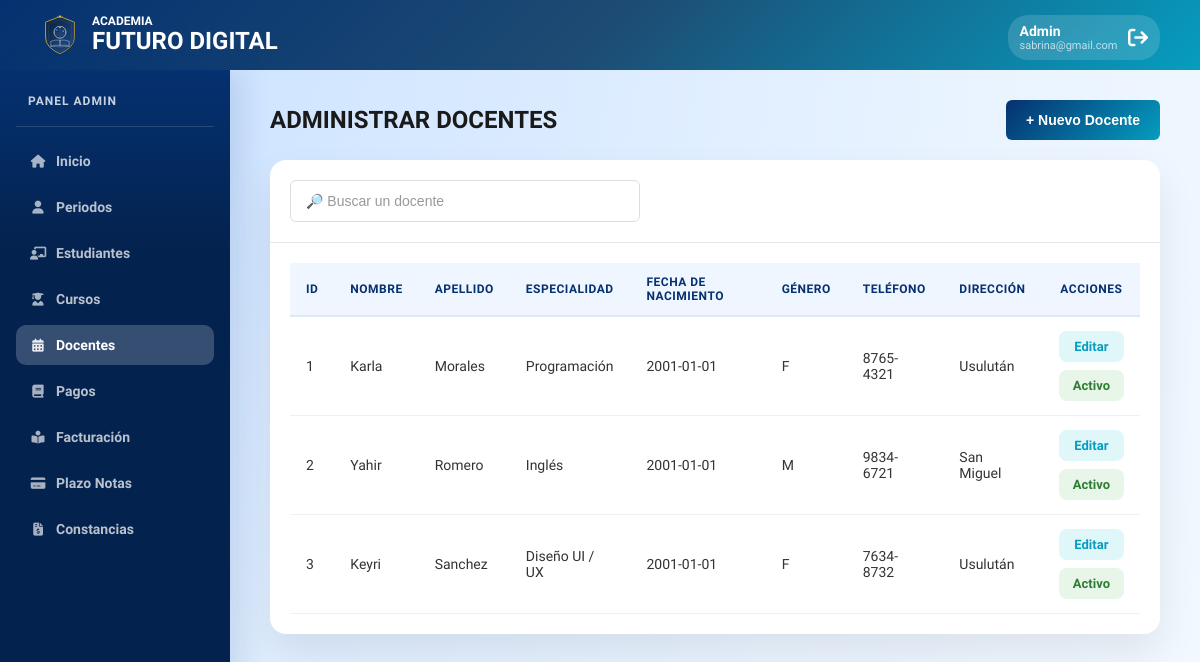
The app's page /admin-docentes.php (signed in), older data.
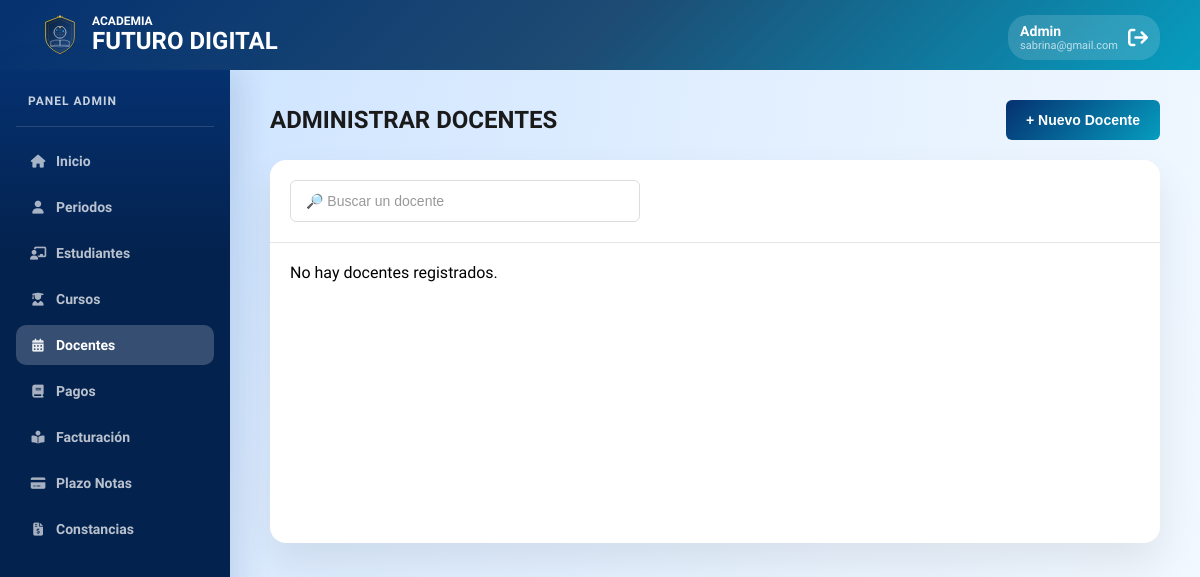
The same page, newer data.
### tables this page shows
CREATE TABLE `docentes` (
  `id` int PRIMARY KEY NOT NULL AUTO_INCREMENT,
  `usuario_id` int NOT NULL,
  `especialidad` varchar(100) DEFAULT NULL,
  `fecha_nacimiento` date DEFAULT NULL,
  `genero` char(1) DEFAULT NULL,
  `salario` decimal(10,2) DEFAULT NULL,
  `telefono` varchar(20) DEFAULT NULL,
  `direccion` varchar(200) DEFAULT NULL,
  UNIQUE KEY `usuario_id` (`usuario_id`),
  CONSTRAINT `fk_docentes_1` FOREIGN KEY (`usuario_id`) REFERENCES `usuarios` (`id`)
);

CREATE TABLE `usuarios` (
  `id` int PRIMARY KEY NOT NULL AUTO_INCREMENT,
  `nombre` varchar(100) NOT NULL,
  `apellido` varchar(100) NOT NULL,
  `correo` varchar(120) NOT NULL,
  `password_hash` varchar(255) NOT NULL,
  `estado` tinyint(1) DEFAULT '1',
  `rol_id` int NOT NULL,
  UNIQUE KEY `correo` (`correo`),
  KEY `rol_id` (`rol_id`),
  CONSTRAINT `fk_usuarios_1` FOREIGN KEY (`rol_id`) REFERENCES `roles` (`id`)
);

### mostrar-tabla-docentes.php (the view)
<?php
include('includes/conexion.php');
$sql = "SELECT
    u.id AS usuario_id,
    d.id AS docente_id,
    u.nombre,
    u.apellido,
    u.correo,
    u.password_hash,
    u.estado,
    d.especialidad,
    d.fecha_nacimiento,
    d.genero,
    d.salario,
    d.telefono,
    d.direccion
    FROM docentes d
    INNER JOIN usuarios u ON d.usuario_id = u.id
    WHERE u.rol_id = 3";
$resultado = mysqli_query($conexion, $sql);
if (mysqli_num_rows($resultado) > 0 ){
?>
    <table class="data-table mobile-cards">
        <thead>
            <tr>
                <th>ID</th>
                <th>Nombre</th>
                <th>Apellido</th>
                <th>Especialidad</th>
                <th>Fecha de Nacimiento</th>
                <th>Género</th>
                <th>Teléfono</th>
                <th>Dirección</th>
                <th>Acciones</th>
            </tr>
        </thead>
        <tbody>
            <?php while($fila = mysqli_fetch_assoc($resultado)){ ?>
            <tr data-id="<?php echo $fila['usuario_id']; ?>">
                <td data-label="ID"><?php echo $fila['docente_id']; ?></td>
                <td data-label="Nombre"><?php echo htmlspecialchars($fila['nombre']); ?></td>
                <td data-label="Apellido"><?php echo htmlspecialchars($fila['apellido']); ?></td>
                <td data-label="Especialidad"><?php echo htmlspecialchars($fila['especialidad']); ?></td>
                <td data-label="Fecha Nac."><?php echo htmlspecialchars($fila['fecha_nacimiento']); ?></td>
                <td data-label="Género"><?php echo htmlspecialchars($fila['genero']); ?></td>
                <td data-label="Teléfono"><?php echo htmlspecialchars($fila['telefono']); ?></td>
                <td data-label="Dirección"><?php echo htmlspecialchars($fila['direccion']); ?></td>
                <td data-label="Acciones" class="acciones-cell">
                    <div class="acciones-texto">
                        <a
                            href="#"
                            class="link-accion abrir-modal-docente"
                            data-docente_id="<?php echo $fila['docente_id']; ?>"
                            data-usuario_id="<?php echo $fila['usuario_id']; ?>"
                            data-nombre="<?php echo htmlspecialchars($fila['nombre']); ?>"
                            data-apellido="<?php echo htmlspecialchars($fila['apellido']); ?>"
                            data-especialidad="<?php echo htmlspecialchars($fila['especialidad']); ?>"
                            data-fecha_nacimiento="<?php echo htmlspecialchars($fila['fecha_nacimiento']); ?>"
                            data-genero="<?php echo htmlspecialchars($fila['genero']); ?>"
                            data-salario="<?php echo htmlspecialchars($fila['salario']); ?>"
                            data-telefono="<?php echo htmlspecialchars($fila['telefono']); ?>"
                            data-direccion="<?php echo htmlspecialchars($fila['direccion']); ?>"
                            data-correo="<?php echo htmlspecialchars($fila['correo']); ?>"
                            data-password_hash="<?php echo htmlspecialchars($fila['password_hash']); ?>"
                            data-estado="<?php echo htmlspecialchars($fila['estado']); ?>"
                            onclick="return false;"
                        >
                            Editar
                        </a>
                        <a
                            href="#"
                             class="link-accion btn-toggle-estado <?php echo ($fila['estado'] == 'Activo' || $fila['estado'] == 1) ? 'estado-activo' : 'estado-inactivo'; ?>"
                             data-usuario_id="<?php echo $fila['usuario_id']; ?>"
                        >
                            <?php echo ($fila['estado'] == 'Activo' || $fila['estado'] == 1) ? 'Activo' : 'Inactivo'; ?>
                        </a>
                    </div>
                </td>
            </tr>
            <?php } ?>
        </tbody>
    </table>
<?php
} else {
    echo '<div class="mensaje-vacio">No hay docentes registrados.</div>';
}
?>

### admin-docentes.php (shortened to what this page needs)
<!DOCTYPE html>
<html lang="es">
<head>
    <link rel="stylesheet" href="https://cdnjs.cloudflare.com/ajax/libs/font-awesome/6.4.0/css/all.min.css">
    <link rel="stylesheet" href="css/stylesAdmin.css">
</head>
<body class="raleway-all">
    <header class="header">
        <div class="logo">
            <img src ="img/logo.svg" alt="Logo Academia Futuro Digital" class="logo">
            <div class="logo-text">
                <span class="logo-small">ACADEMIA</span>
                <span class="logo-big">FUTURO DIGITAL</span>
            </div>
        </div>
        <nav class="nav">
            <a href="./admin-inicio.php" class="btn-nav">Inicio</a>
            <a href="./admin-periodos.php" class="btn-nav">Periodos</a>
            <a href="./admin-estudiantes.php" class="btn-nav">Estudiantes</a>
            <a href="./admin-cursos.php" class="btn-nav">Cursos</a>
            <a href="./admin-docentes.php" class="btn-nav active">Docentes</a>
            <a href="./admin-pagos.php" class="btn-nav">Pagos</a>
            <a href="./admin-facturacion.php" class="btn-nav">Facturación</a>
            <a href="./admin-plazo.php" class="btn-nav">Plazo Notas</a>
            <a href="./admin-constancias.php" class="btn-nav">Constancias</a>
            <a href="includes/logout.php" style="text-decoration:none;">
                <div class="user-profile">
                    <div class="user-info">
                        <span class="user-role">Admin</span>
                        <span class="user-email"><?php echo $_SESSION["usuario"]; ?></span>
                    </div>
                    <i class="fas fa-arrow-right-from-bracket logout-icon"></i>
                </div>
            </a>
        </nav>
    </header>
    <main class="main">
        <div class="page-header">
            <h1 class="titulo">ADMINISTRAR DOCENTES</h1>
            <button class="btn-nuevo">+ Nuevo Docente</button>
        </div>
        <div class="card">
            <div class="toolbar">
                <input type="text" id="buscador-docente" placeholder="🔎 Buscar un docente" class="input-buscar">
            </div>
            <div class="tabla-placeholder">
                <?php include('mostrar-tabla-docentes.php'); ?>
            </div>
        </div>
    </main>
</body>
</html>

Row changes from the older to the newer data that the page shows:
removed docentes: id "1", usuario.nombre "Karla", usuario.apellido "Morales", especialidad "Programación", fecha_nacimiento "2001-01-01", genero "F", telefono "8765-4321", direccion "Usulután"
removed docentes: id "2", usuario.nombre "Yahir", usuario.apellido "Romero", especialidad "Inglés", fecha_nacimiento "2001-01-01", genero "M", telefono "9834-6721", direccion "San Miguel"
removed docentes: id "3", usuario.nombre "Keyri", usuario.apellido "Sanchez", especialidad "Diseño UI / UX", fecha_nacimiento "2001-01-01", genero "F", telefono "7634-8732", direccion "Usulután"
Text that changed along with them:
text no longer shown: "ID NOMBRE APELLIDO ESPECIALIDAD FECHA DE NACIMIENTO GÉNERO TELÉFONO DIRECCIÓN ACCIONES"
text now shown: "No hay docentes registrados."
